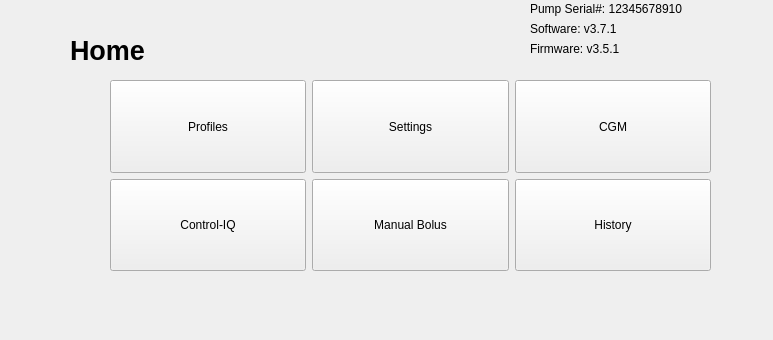
<?xml version="1.0" encoding="UTF-8"?>
<ui version="4.0">
 <class>HomePage</class>
 <widget class="QWidget" name="HomePage">
  <property name="geometry">
   <rect>
    <x>0</x>
    <y>0</y>
    <width>773</width>
    <height>340</height>
   </rect>
  </property>
  <property name="windowTitle">
   <string>Form</string>
  </property>
  <widget class="QLabel" name="lblHomeTitle">
   <property name="geometry">
    <rect>
     <x>70</x>
     <y>20</y>
     <width>151</width>
     <height>61</height>
    </rect>
   </property>
   <property name="font">
    <font>
     <family>Liberation Sans</family>
     <pointsize>20</pointsize>
     <weight>75</weight>
     <bold>true</bold>
    </font>
   </property>
   <property name="text">
    <string>Home</string>
   </property>
  </widget>
  <widget class="QWidget" name="gridLayoutWidget">
   <property name="geometry">
    <rect>
     <x>110</x>
     <y>80</y>
     <width>601</width>
     <height>191</height>
    </rect>
   </property>
   <layout class="QGridLayout" name="gridLayout_2">
    <item row="0" column="0">
     <widget class="QPushButton" name="btnProfiles">
      <property name="sizePolicy">
       <sizepolicy hsizetype="Expanding" vsizetype="Expanding">
        <horstretch>0</horstretch>
        <verstretch>0</verstretch>
       </sizepolicy>
      </property>
      <property name="text">
       <string>Profiles</string>
      </property>
     </widget>
    </item>
    <item row="1" column="0">
     <widget class="QPushButton" name="btnControlIQ">
      <property name="sizePolicy">
       <sizepolicy hsizetype="Expanding" vsizetype="Expanding">
        <horstretch>0</horstretch>
        <verstretch>0</verstretch>
       </sizepolicy>
      </property>
      <property name="text">
       <string>Control-IQ</string>
      </property>
     </widget>
    </item>
    <item row="1" column="1">
     <widget class="QPushButton" name="btnBolus">
      <property name="sizePolicy">
       <sizepolicy hsizetype="Expanding" vsizetype="Expanding">
        <horstretch>0</horstretch>
        <verstretch>0</verstretch>
       </sizepolicy>
      </property>
      <property name="text">
       <string>Manual Bolus</string>
      </property>
     </widget>
    </item>
    <item row="1" column="2">
     <widget class="QPushButton" name="btnHistory">
      <property name="sizePolicy">
       <sizepolicy hsizetype="Expanding" vsizetype="Expanding">
        <horstretch>0</horstretch>
        <verstretch>0</verstretch>
       </sizepolicy>
      </property>
      <property name="text">
       <string>History</string>
      </property>
     </widget>
    </item>
    <item row="0" column="1">
     <widget class="QPushButton" name="btnSettings">
      <property name="sizePolicy">
       <sizepolicy hsizetype="Expanding" vsizetype="Expanding">
        <horstretch>0</horstretch>
        <verstretch>0</verstretch>
       </sizepolicy>
      </property>
      <property name="text">
       <string>Settings</string>
      </property>
     </widget>
    </item>
    <item row="0" column="2">
     <widget class="QPushButton" name="btnGraph">
      <property name="sizePolicy">
       <sizepolicy hsizetype="Expanding" vsizetype="Expanding">
        <horstretch>0</horstretch>
        <verstretch>0</verstretch>
       </sizepolicy>
      </property>
      <property name="text">
       <string>CGM</string>
      </property>
     </widget>
    </item>
   </layout>
  </widget>
  <widget class="QLabel" name="lblSerial">
   <property name="geometry">
    <rect>
     <x>530</x>
     <y>0</y>
     <width>211</width>
     <height>17</height>
    </rect>
   </property>
   <property name="text">
    <string>Pump Serial#: 12345678910</string>
   </property>
  </widget>
  <widget class="QLabel" name="lblSoft">
   <property name="geometry">
    <rect>
     <x>530</x>
     <y>20</y>
     <width>211</width>
     <height>17</height>
    </rect>
   </property>
   <property name="text">
    <string>Software: v3.7.1</string>
   </property>
  </widget>
  <widget class="QLabel" name="lblFirm">
   <property name="geometry">
    <rect>
     <x>530</x>
     <y>40</y>
     <width>211</width>
     <height>17</height>
    </rect>
   </property>
   <property name="text">
    <string>Firmware: v3.5.1</string>
   </property>
  </widget>
 </widget>
 <resources/>
 <connections/>
</ui>
